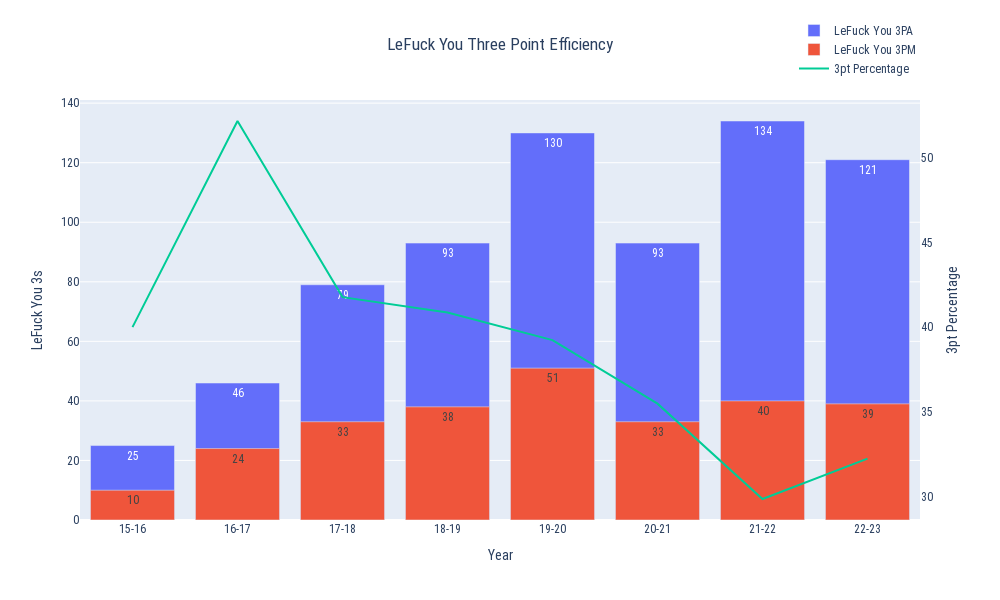

Notebook code for this chart:
### Code cell
plot_efficiency('', '15-16', '22-23', True, bron_df)

### Figure 1 — Plotly figure (JSON) as saved in the notebook; plotly's stock layout.template omitted (floating-point values rounded to 4 significant figures)
{"data": [{"name": "LeFuck You 3PA", "text": [25, 46, 79, 93, 130, 93, 134, 121], "textposition": "auto", "type": "bar", "x": ["15-16", "16-17", "17-18", "18-19", "19-20", "20-21", "21-22", "22-23"], "y": [25, 46, 79, 93, 130, 93, 134, 121]}, {"name": "LeFuck You 3PM", "text": [10, 24, 33, 38, 51, 33, 40, 39], "textposition": "auto", "type": "bar", "x": ["15-16", "16-17", "17-18", "18-19", "19-20", "20-21", "21-22", "22-23"], "y": [10, 24, 33, 38, 51, 33, 40, 39]}, {"mode": "lines", "name": "3pt Percentage", "type": "scatter", "x": ["15-16", "16-17", "17-18", "18-19", "19-20", "20-21", "21-22", "22-23"], "y": [40, 52.17, 41.77, 40.86, 39.23, 35.48, 29.85, 32.23], "yaxis": "y2"}], "layout": {"barmode": "overlay", "font": {"family": "Roboto Condensed"}, "height": 600, "legend": {"x": 0.85, "y": 1.2}, "title": {"text": "LeFuck You Three Point Efficiency", "x": 0.5}, "width": 1000, "xaxis": {"categoryarray": ["15-16", "16-17", "17-18", "18-19", "19-20", "20-21", "21-22", "22-23"], "categoryorder": "array", "title": {"text": "Year"}, "type": "category"}, "yaxis": {"title": {"text": "LeFuck You 3s"}}, "yaxis2": {"overlaying": "y", "showgrid": false, "side": "right", "title": {"text": "3pt Percentage"}}}}
